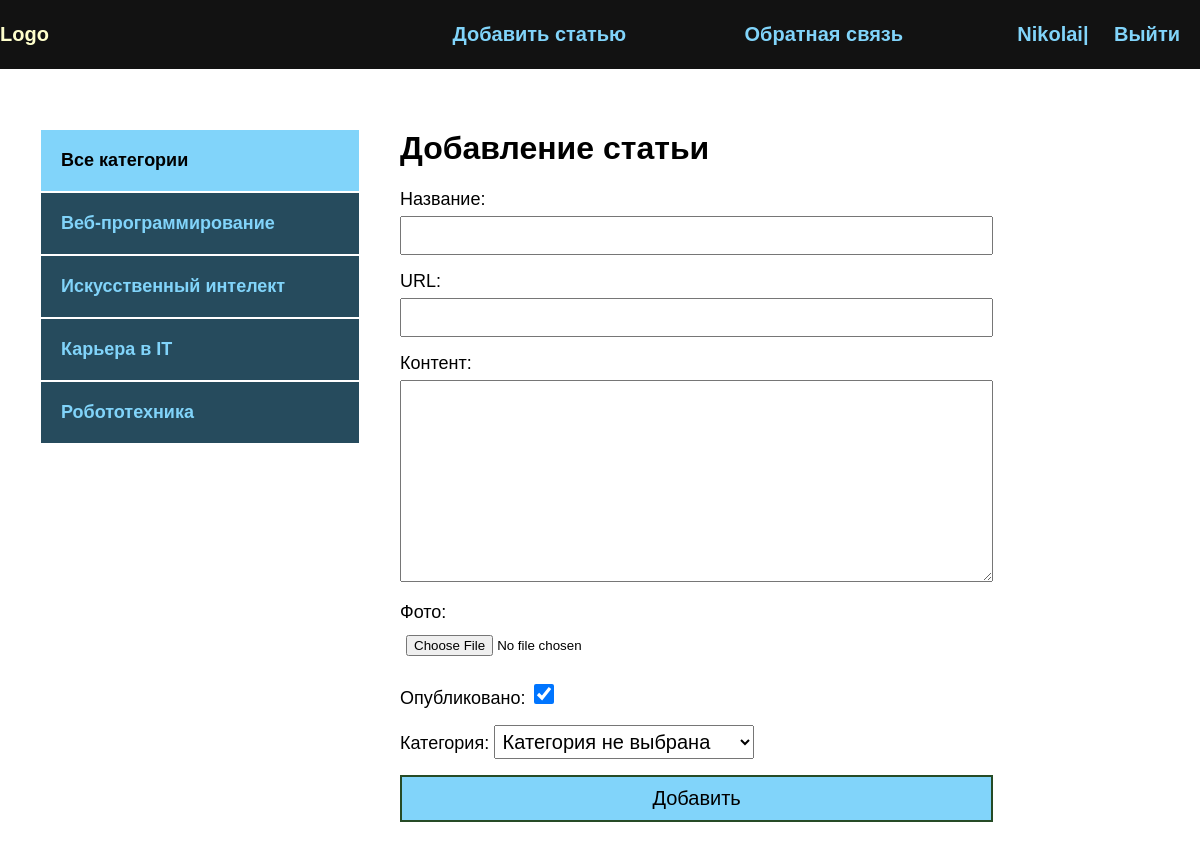
Screenshot of /addpage/ (signed in) with the database file from the repository.
### blog/models.py (models this page shows)
class Category(models.Model):
    name = models.CharField(max_length=100, db_index=True, verbose_name='Категория')
    slug = models.SlugField(max_length=100, db_index=True, unique=True, verbose_name='URL')
    def __str__(self):
        return self.name
    def get_absolut_url(self):
        return reverse('category', kwargs={'cat_slug': self.slug})
    class Meta:
        verbose_name = 'Категория'
        verbose_name_plural = 'Категории'

### blog/views.py (the view)
# urls.py: path('addpage/', AddPage.as_view(), name='add_page'),
class AddPage(LoginRequiredMixin, DataMixin, CreateView):
    form_class = AddPostForm
    template_name = 'blog/addpage.html'
    success_url = reverse_lazy('index')
    login_url = reverse_lazy('index')
    def get_context_data(self, *, object_list=None, **kwargs):
        context = super().get_context_data(**kwargs)
        c_def = self.get_user_context(title='Добавление статьи')
        return dict(list(context.items())+list(c_def.items()))

### blog/forms.py (shortened to what this page needs)
class AddPostForm(forms.ModelForm):
    def __init__(self, *args, **kwargs):
        super().__init__(*args, **kwargs)
        self.fields['cat'].empty_label = 'Категория не выбрана'
    class Meta:
        model = Blog
        fields = ['title', 'slug', 'content', 'photo', 'is_published', 'cat']
        widgets = {
            'title': forms.TextInput(attrs={'class': 'form-input'}),
            'slug':  forms.TextInput(attrs={'class': 'form-input'}),
            'content': forms.Textarea(attrs={'cols': 60, 'rows': 12, 'class': 'form-input'})
        }

### blog/templatetags/blog_tags.py (called while the page is built)
@register.inclusion_tag('blog/list_categories.html')
def show_categories(sort=None, cat_selected=0):
    if not sort:
        cats = Category.objects.all()
    else:
        cats = Category.objects.order_by(sort)
    return {'cats': cats, 'cat_selected': cat_selected}

### blog/utils.py (called while the page is built)
    def get_user_context(self, **kwargs):
        context = kwargs
        cats = Category.objects.annotate((Count('blog')))
        user_menu = menu.copy()
        if not self.request.user.is_authenticated:
            user_menu.pop(0)
        context['menu'] = user_menu
        context['cats'] = cats
        if 'cat_selected' not in context:
            context['cat_selected'] = 0
        return context

### blog/templates/blog/addpage.html (shortened to what this page needs)
{% extends 'blog/base.html' %}
{% block content %}
<h1>{{ title }}</h1>
<form action="{% url 'add_page' %}" method="post" enctype="multipart/form-data">
    {{ form.as_p }}
    <button>Добавить</button>
</form>
{% endblock %}

### blog/templates/blog/base.html (shortened to what this page needs)
{% load static %}
{% load blog_tags %}
<!DOCTYPE html>
<html lang="en">
<head>
    <link rel="stylesheet" href="{% static 'css/style2.css' %}">
</head>
<body>
    <div class="header">
        <div class="wrap">
            <ul class="meinmenu">
                <li class="logo">
                    <a href="{% url 'index' %}">
                        <div class="logo">
                            Logo
                        </div>
                    </a>
                </li>
                {% for m in menu %}
                <li class="last">
                    <a href="{% url m.url_name %}">
                        {{ m.title }}
                    </a>
                </li>
                {% endfor %}
                {% if request.user.is_authenticated %}
                    <li class="last">{{ user.username }}| <a href="{% url 'logout' %}">Выйти</a></li>
                {% else %}
                    <li class="last"><a href="{% url 'register' %}">Регистрация</a>| <a href="{% url 'login' %}">
                        Войти</a></li>
                {% endif %}
            </ul>
        </div>
    </div>
    <div class="content">
        <div class="wrap">
            <div class="sidebar">
                <ul>
                    {% if cat_selected == 0 %}
                    <li class="selected">Все категории</li>
                    {% else %}
                    <li><a href="{% url 'index' %}">Все категории</a></li>
                    {% endif%}
                    {% for c in cats %}
                        {% if c.blog__count > 0 %}
                            {% if c.pk == cat_selected %}
                                <li class="selected">{{ c.name }}</li>
                            {% else %}
                                <li><a href="{{ c.get_absolut_url }}">{{ c.name }}</a></li>
                            {% endif %}
                        {% endif %}
                    {% endfor %}
                </ul>
            </div>
            <div class="main">
                {% block content %}
                {% endblock %}
            </div>
        </div>
    </div>
</body>
</html>

### blog/static/css/style2.css (style rules this page uses)
body { margin: 0; padding: 0; background-color: #264b5d; font-family: Verdana, Geneva, Tahoma, sans-serif; }
.wrap { max-width: 1200px; margin: 0 auto; }
.content .wrap { background-color: #FFF; padding: 40px; box-sizing: border-box; display: flex; }
ul { list-style-type: none; margin: 0; padding: 0; }
a { color: #81d4fa; text-decoration: none; padding: 20px; }
.header { background-color: #121212; }
.meinmenu { display: flex; align-items: center; font-size: 20px; font-weight: bold; justify-content: space-between; }
.logo { flex-basis: 40%; }
.last { flex-basis: 30%; text-align: right; color: #81d4fa; }
.sidebar ul { width: 320px; margin-right: 40px; margin-top: 20px; }
.sidebar a { padding: 20px; background: #264b5d; display: block; border: 1px solid white; font-weight: bold; font-size: 18px; }
.selected { font-size: 18px; padding: 20px; border: 1px solid white; font-weight: bold; background: #81d4fa; }
.form-input { width: 100%; padding: 10px; box-sizing: border-box; }
button { background: #81d4fa; border: 2px solid #264b26; width: 100%; padding: 10px; font-size: 20px; cursor: pointer; }
form label { font-size: 18px; }
input, textarea { width: 100%; margin-top: 6px; padding: 6px; box-sizing: border-box; }
label { font-size: 20px; }
#id_is_published { width: 20px; height: 20px; }
#id_cat { font-size: 20px; padding: 4px; }
.last a { display: inline; }

### rows the page displays
Category: name "Веб-программирование"
Category: name "Искусственный интелект"
Category: name "Карьера в IT"
Category: name "Робототехника"

### other values shown
{{ m.title }} "Добавить статью" "Обратная связь"
{{ user.username }} "Nikolai"
{{ title }} "Добавление статьи"
